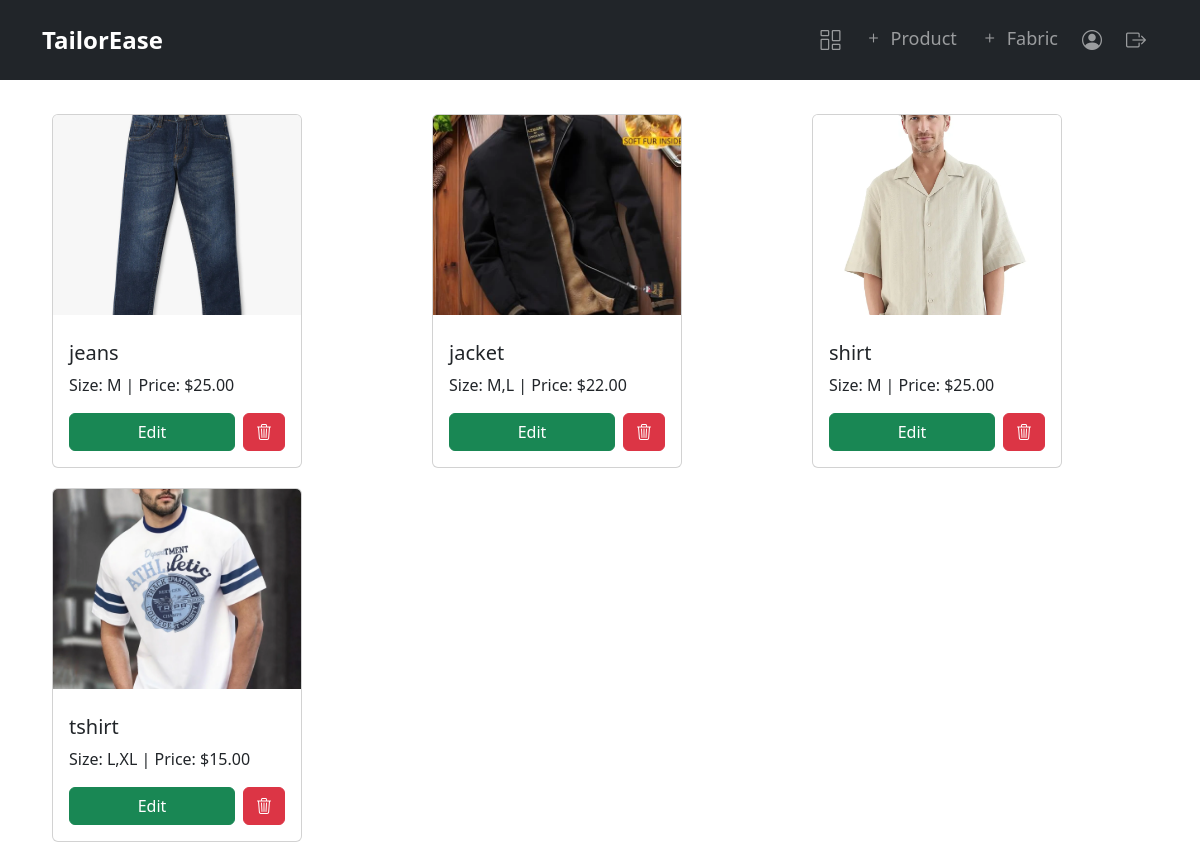
Page /auth/vendor-dashboard/ (signed in) on the committed database.
### frontend/models.py (models this page shows, shortened)
class Product(models.Model):
    MODEL_CHOICES = [
        ('shirt', 'Shirt'),
        ('jeans', 'Jeans'),
        ('jacket', 'Jacket'),
        ('tshirt', 'T-Shirt'),
        ('trackpant', 'Track Pant'),
        ('suit', 'Suit'),
    ]
    SIZE_CHOICES = [
        ('S', 'Small'),
        ('M', 'Medium'),
        ('L', 'Large'),
        ('XL', 'Extra Large'),
        ('XXL', 'Extra Extra Large'),
    ]
    vendor = models.ForeignKey(User, on_delete=models.CASCADE, default='')
    model = models.CharField(max_length=50, choices=MODEL_CHOICES)
    fabric = models.ManyToManyField(Fabric, blank=True)
    size = models.CharField(max_length=50, null=True)
    price = models.DecimalField(max_digits=10, decimal_places=2)
    image = models.ImageField(upload_to='product_images/')
    created_at = models.DateTimeField(auto_now_add=True, null=True)

### frontend/views.py (the view)
# urls.py: path('auth/vendor-dashboard/', views.vendor_dashboard, name='vendor_dashboard'),
@login_required
def vendor_dashboard(request):
    if request.user.userprofile.role != "vendor":
        return redirect('home')  # Restrict access
    products = Product.objects.filter(vendor=request.user)
    return render(request, 'vendor_dashboard.html', {'products': products})

### frontend/templates/vendor_dashboard.html (shortened to what this page needs)
{% extends 'base.html' %}
{% block content %}
<div class="row product-cards">
    {% for product in products %}
    <div class="col-md-4 product-card">
        <div class="card hover-card">
            <img src="{{ product.image.url }}" class="card-img-top" alt="{{ product.model }}">
            <div class="card-body">
                <h5 class="card-title">{{ product.model }}</h5>
                <p class="card-text">Size: {{ product.size }} | Price: ${{ product.price }}</p>
                <div class="button-group">
                    <a href="{% url 'edit_product' product.id %}" class="btn btn-success">Edit</a>
                    <form method="post" action="{% url 'delete_product' product.id %}" class="delete-form">
                        <button type="submit" class="btn btn-danger" onclick="return confirmDelete()"><i class="bi bi-trash3"></i></button>
                    </form>
                </div>
            </div>
        </div>
    </div>
    {% endfor %}
</div>
{% endblock %}

### frontend/templates/vendor_dashboard.html (style rules this page uses)
body { background: url("https://burst.shopifycdn.com/photos/hands-sewing-fabric.jpg?width=1000&format=pjpg&exif=0&iptc=0") no-repeat center center fixed; background-size: cover; }
.product-cards { display: flex; flex-wrap: wrap; justify-content: flex-start; }
.product-card .card { width: 100%; max-width: 250px; margin: 10px; transition: transform 0.3s ease, box-shadow 0.3s ease; }
.card-img-top { width: 100%; height: 200px; object-fit: cover; margin-bottom: 10px; }
.button-group { display: flex; gap: 8px; margin-top: 10px; }
.button-group .btn { flex: 1; }
.delete-form { display: inline-block; width: auto; margin: 0; }

### rows in the picture
Product: image (picture), model "jeans", size "M", price "25.00"
Product: image (picture), model "jacket", size "M,L", price "22.00"
Product: image (picture), model "shirt", size "M", price "25.00"
Product: image (picture), model "tshirt", size "L,XL", price "15.00"
